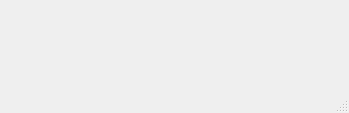
<?xml version="1.0" encoding="UTF-8"?>
<ui version="4.0">
 <class>MainWindow</class>
 <widget class="QMainWindow" name="MainWindow">
  <property name="geometry">
   <rect>
    <x>0</x>
    <y>0</y>
    <width>349</width>
    <height>113</height>
   </rect>
  </property>
  <property name="windowTitle">
   <string>Fuck DGS</string>
  </property>
  <widget class="QWidget" name="centralWidget"/>
  <widget class="QMenuBar" name="menuBar">
   <property name="geometry">
    <rect>
     <x>0</x>
     <y>0</y>
     <width>349</width>
     <height>26</height>
    </rect>
   </property>
  </widget>
  <widget class="QStatusBar" name="statusBar"/>
 </widget>
 <layoutdefault spacing="6" margin="11"/>
 <resources/>
 <connections/>
</ui>
